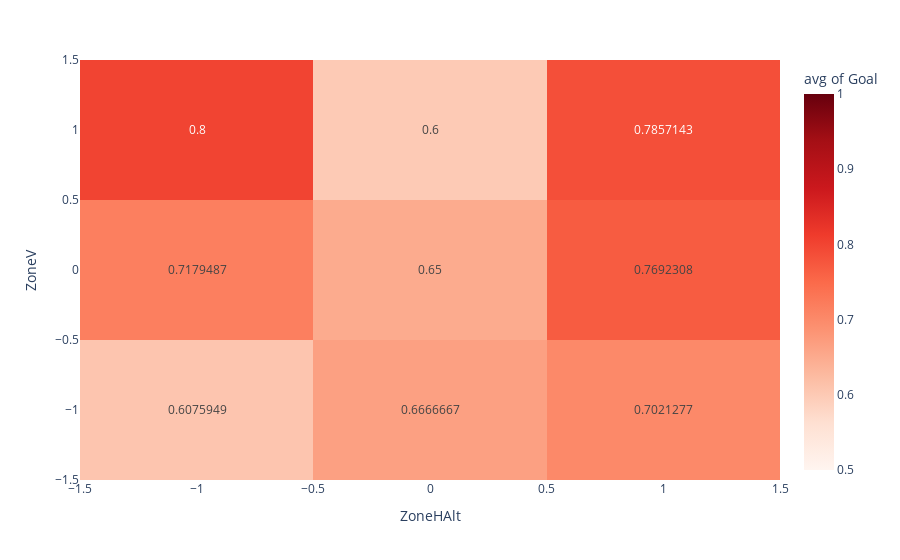

The code cell stored with this chart in its notebook:
### Code cell
fig = px.density_heatmap(df, x="ZoneHAlt", y="ZoneV", z="Goal", histfunc='avg', text_auto=True, color_continuous_scale='reds', range_color=[0.5,1])
fig.show()

### Figure 1 — Plotly figure (JSON) as saved in the notebook; plotly's stock layout.template omitted (floating-point values rounded to 4 significant figures; data arrays with more than 128 entries replaced by an {"elided": "..."} marker saying what was removed)
{"data": [{"coloraxis": "coloraxis", "histfunc": "avg", "hovertemplate": "ZoneHAlt=%{x}<br>ZoneV=%{y}<br>avg of Goal=%{z}<extra></extra>", "name": "", "texttemplate": "%{z}", "type": "histogram2d", "x": {"elided": "344 int values"}, "xaxis": "x", "xbingroup": "x", "y": {"elided": "344 int values"}, "yaxis": "y", "ybingroup": "y", "z": {"elided": "344 int values"}}], "layout": {"autosize": true, "coloraxis": {"cmax": 1, "cmin": 0.5, "colorbar": {"title": {"text": "avg of Goal"}}, "colorscale": [[0, "rgb(255,245,240)"], [0.125, "rgb(254,224,210)"], [0.25, "rgb(252,187,161)"], [0.375, "rgb(252,146,114)"], [0.5, "rgb(251,106,74)"], [0.625, "rgb(239,59,44)"], [0.75, "rgb(203,24,29)"], [0.875, "rgb(165,15,21)"], [1, "rgb(103,0,13)"]]}, "legend": {"tracegroupgap": 0}, "margin": {"t": 60}, "xaxis": {"anchor": "y", "autorange": true, "domain": [0, 1], "range": [-1.5, 1.5], "title": {"text": "ZoneHAlt"}, "type": "linear"}, "yaxis": {"anchor": "x", "autorange": true, "domain": [0, 1], "range": [-1.5, 1.5], "title": {"text": "ZoneV"}, "type": "linear"}}}
